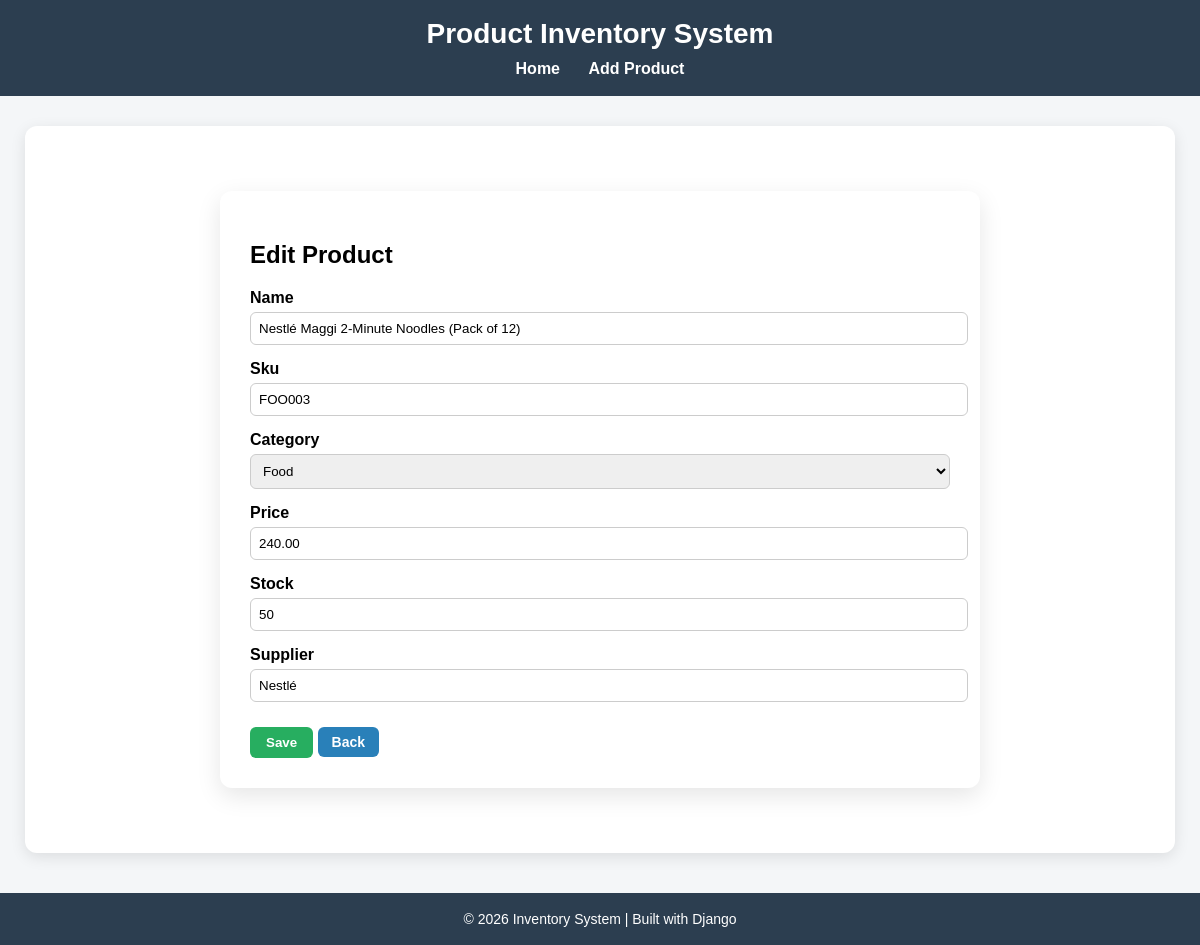
The app's page /edit/19/ with its own data.
### products/models.py (models this page shows, shortened)
class Product(models.Model):
    CATEGORY_CHOICES = [
        ('Electronics', 'Electronics'),
        ('Clothing', 'Clothing'),
        ('Food', 'Food'),
        ('Books', 'Books'),
        ('Other', 'Other'),
    ]
    name = models.CharField(max_length=255, blank=False, null=False)
    sku = models.CharField(max_length=100, unique=True, blank=False, null=False)
    category = models.CharField(max_length=100, choices=CATEGORY_CHOICES, blank=True, null=True)
    price = models.DecimalField(max_digits=10, decimal_places=2, blank=False, null=False)
    stock = models.IntegerField(default=0)
    supplier = models.CharField(max_length=100)
    added_date = models.DateTimeField(auto_now_add=True)

### products/views.py (the view)
# urls.py: path('edit/<int:pk>/', edit_product, name='edit'),
def edit_product(request, pk):
    product = get_object_or_404(Product, pk=pk)
    form = ProductForm(request.POST or None, instance=product)
    if form.is_valid():
        form.save()
        messages.info(request, 'Product updated successfully')
        return redirect('home')
    return render(request, 'forms.html', {'form': form})

### products/forms.py (shortened to what this page needs)
class ProductForm(forms.ModelForm):
    class Meta:
        model = Product
        fields = '__all__'

### products/templates/forms.html (shortened to what this page needs)
{% extends 'base.html' %}
{% block content %}
<div class="form-card">
    <h2>
        {% if form.instance.pk %}
            Edit Product
        {% else %}
            Add Product
        {% endif %}
    </h2>
    <form method="post">
        {% for field in form %}
            <label>{{ field.label }}</label>
            {{ field }}
        {% endfor %}
        <div class="form-actions">
            <button type="submit" class="btn-save">Save</button>
            <a href="{% url 'home' %}" class="btn btn-view">Back</a>
        </div>
    </form>
</div>
{% endblock %}

### products/templates/base.html (style rules this page uses)
body { font-family: Arial, sans-serif; background: #f4f6f8; margin: 0; padding: 0; }
.btn { padding: 7px 14px; text-decoration: none; border-radius: 6px; color: white; font-size: 14px; font-weight: bold; display: inline-block; }
.btn-view { background: #2980b9; }
.form-card { max-width: 700px; margin: 40px auto; padding: 30px; background: #fff; border-radius: 12px; box-shadow: 0 8px 25px rgba(0,0,0,0.1); }
.form-card label { display: block; margin-top: 15px; font-weight: bold; }
.form-card input, .form-card select { width: 100%; padding: 8px; margin-top: 5px; border-radius: 6px; border: 1px solid #ccc; }
.form-actions { margin-top: 25px; }
.btn-save { background: #27ae60; color: white; padding: 8px 16px; border: none; border-radius: 6px; font-weight: bold; cursor: pointer; }

### records on screen
Product: form "Nestlé Maggi 2-Minute Noodles (Pack of 12)" "FOO003" "Food" "240.00" "50" "Nestlé"

### other values on screen
{{ field.label }} "Name" "Sku" "Category" "Price" "Stock" "Supplier"
